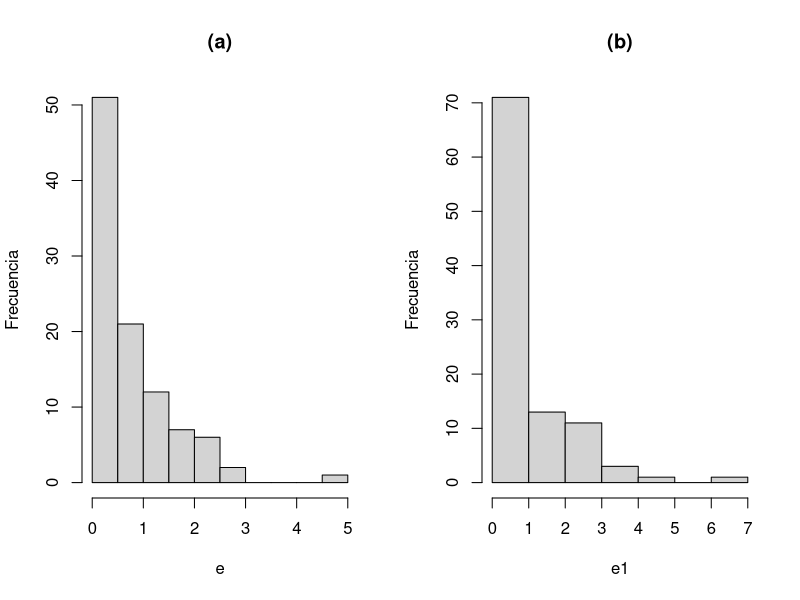

Here is the R script that generated this plot:
set.seed(1234)
n<-100
u<-runif(100)
e<--log(1-u)
e1<-rexp(100,1)
par(mfrow=c(1,2))
hist(e,ylab="Frecuencia",main="(a)")
hist(e1,ylab="Frecuencia",main="(b)")